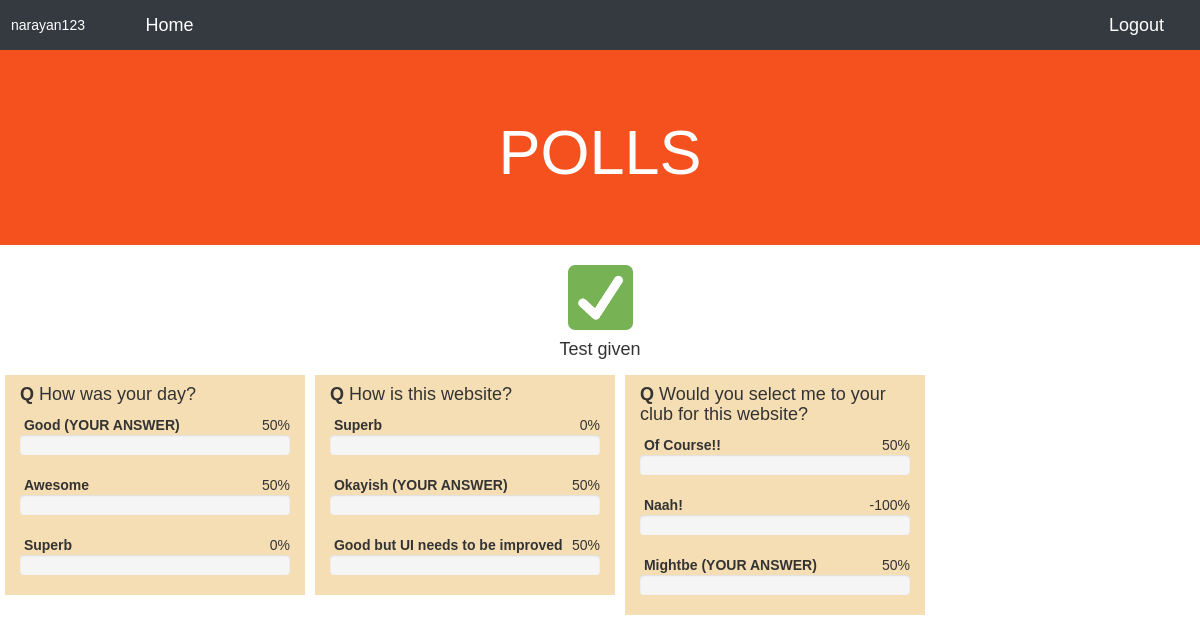
/polls/quiz1/results/ (signed in), run on the app's committed database.
### polls/models.py (models this page shows, shortened)
class Question(models.Model):
    question_text = models.TextField(null=True, blank=True)
    option_1 = models.TextField(null=True, blank=True)
    option_1_chosen = models.IntegerField()
    option_2 = models.TextField(null=True, blank=True)
    option_2_chosen = models.IntegerField()
    option_3 = models.TextField(null=True, blank=True)
    option_3_chosen = models.IntegerField()
    quiz = models.ForeignKey('Quiz', on_delete=models.CASCADE,)

### polls/views.py (the view)
# urls.py: path('quiz<int:quiz_id>/results/', result_view, name="results")
def result_view(request, quiz_id):
    if (not request.user) or (not request.user.is_authenticated):
        return render(request, "polls/no_user.html")
    question = Question.objects.all().filter(quiz=quiz_id)
    q_a = []
    for q in question:
        curr = {}
        curr['question'] = q
        curr['answer'] = Question_answer.objects.all().filter(
            question=q).get(user=request.user)
        curr['total'] = len(Question_answer.objects.all().filter(question=q))
        q_a.append(curr)
    context = {'q_a': q_a, 'title': "Quiz results"}
    return render(request, "polls/results.html", context)

### polls/templatetags/extras.py (called while the page is built)
@register.filter
def to_percent(num, total):
    print(num)
    return int(num*100/total)

### polls/templates/polls/results.html
{% extends 'polls/base.html' %}
{% load extras %}
{% load static %}
{% block content %}
	<center>
		<img src="{% static 'polls/tickmark.png' %}" width="65"></img>
		<h4>Test given</h4>
	</center>
	{% for i in q_a %}
		<div class="col-md-3" style="background-color:wheat;margin:5px;" >
			<h4><strong>Q </strong>{{i.question.question_text}}</h4>
			{% with i.question.option_1_chosen|to_percent:i.total as percent %}
				<strong>
					 &nbsp;{{i.question.option_1}}
						{% if i.answer.input_answer is 1 %}
							(YOUR ANSWER)
						{% endif %}
					</strong>
				<span class="pull-right">{{percent}}%</span>
				<div class="progress progress-danger active">
					<div class="bar" style="width:{{percent}}%;">
					</div>
				</div>
			{% endwith %}
			{% with i.question.option_2_chosen|to_percent:i.total as percent %}
				<strong>
					 &nbsp;{{i.question.option_2}}
					{% if i.answer.input_answer is 2 %}
						(YOUR ANSWER)
					{% endif %}
				</strong>
				<span class="pull-right">{{percent}}%</span>
				<div class="progress progress-danger active">
					<div class="bar" style="width:{{percent}}%;">
					</div>
				</div>
			{% endwith %}
			{% with i.question.option_3_chosen|to_percent:i.total as percent %}
				<strong>
					 &nbsp;{{i.question.option_3}}
					{% if i.answer.input_answer is 3 %}
						(YOUR ANSWER)
					{% endif %}
				</strong>
				<span class="pull-right">{{percent}}%</span>
				<div class="progress progress-danger active">
					<div class="bar" style="width:{{percent}}%;">
					</div>
				</div>
			{% endwith %}
		</div>
	{% endfor %}
{% endblock %}

### polls/templates/polls/base.html (shortened to what this page needs)
<!DOCTYPE html>
<html lang="en">
<head>
    <link rel="stylesheet" href="https://maxcdn.bootstrapcdn.com/bootstrap/4.3.1/css/bootstrap.min.css">
    <link href="//netdna.bootstrapcdn.com/twitter-bootstrap/2.3.2/css/bootstrap-combined.min.css" rel="stylesheet" id="bootstrap-css">
    <link href="//netdna.bootstrapcdn.com/bootstrap/3.0.3/css/bootstrap.min.css" rel="stylesheet" id="bootstrap-css">
</head>
<body>
    <nav class="navbar navbar-expand-sm bg-dark navbar-dark" id="navig">
        {% if user.is_authenticated %}
            {{user}} &nbsp;&nbsp;&nbsp;
            <a class="navbar-brand" style="margin-right:auto;margin-left:30px;" href="{% url 'polls:quiz_home' %}">Home</a>
            <a class="navbar-brand" style="margin-left:auto;margin-right:10px;" href="{% url 'logout' %}">Logout</a>
        {% endif %}
    </nav>
    <div class="jumbotron jumbotron-fluid text-center">
        <div class="container">
            <h1>POLLS</h1>
        </div>
    </div>
    <br>
    {% block content %}
    {% endblock %}
</body>

### polls/templates/polls/base.html (style rules this page uses)
.jumbotron { background-color: #f4511e; color: #ffffff; margin-bottom: 0; }
body { font-family: Arial, Helvetica, sans-serif; padding:0px; }
#navig { height:45px;text-size:20px;color:white;border-radius:0px;margin:0px; }

### data on the page
Question: question.question_text "How was your day?", question.option_1 "Good", shows "(YOUR ANSWER)", total "50", question.option_2 "Awesome", question.option_3 "Superb", total "0"
Question: question.question_text "How is this website?", question.option_1 "Superb", total "0", question.option_2 "Okayish", shows "(YOUR ANSWER)", total "50", question.option_3 "Good but UI needs to be improved"
Question: question.question_text "Would you select me to your club for this website?", question.option_1 "Of Course!!", total "50", question.option_2 "Naah!", total "-100", question.option_3 "Mightbe", shows "(YOUR ANSWER)"

### other printed values
{{ user }} "narayan123"
